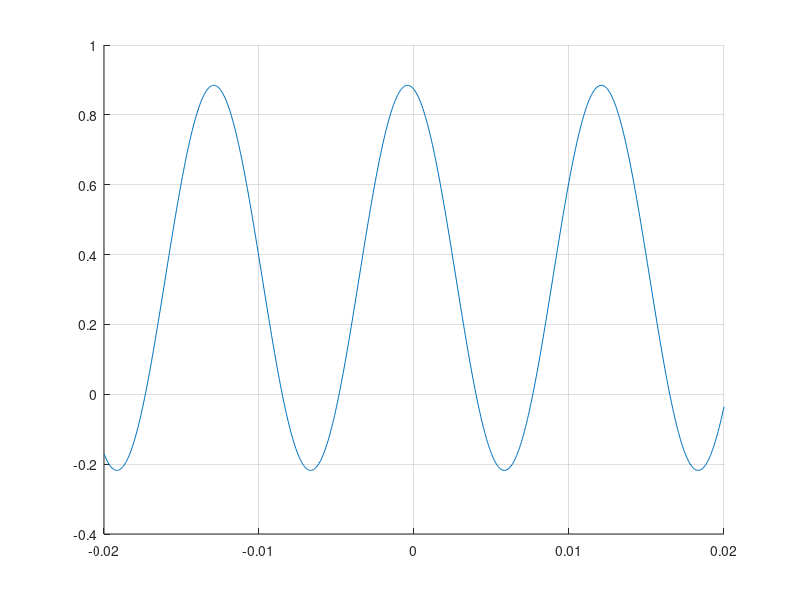

Source code (MATLAB):
samplerate = 16e3;

t=(-320:320)'/samplerate;
w0=2*pi*80;
T=2*pi/w0; %aaaaaaaaaaaaaaaaaaaaaaaaaa
T1=T/6;

ak=@(k) sin(k*w0*T1)./(k*pi).*exp(-1i*k*w0*T1);
a0=2*T1/T; % Segregate a0, which often has a different expression

figure; hold on;

for N = 1
    % Order of the Fourier expansion
    xN=exp(1i*w0*(t+0.0025)*(-N:N))*[ak(-N:-1) a0 ak(1:N)].';
    plot(t, real (xN)); grid
end
